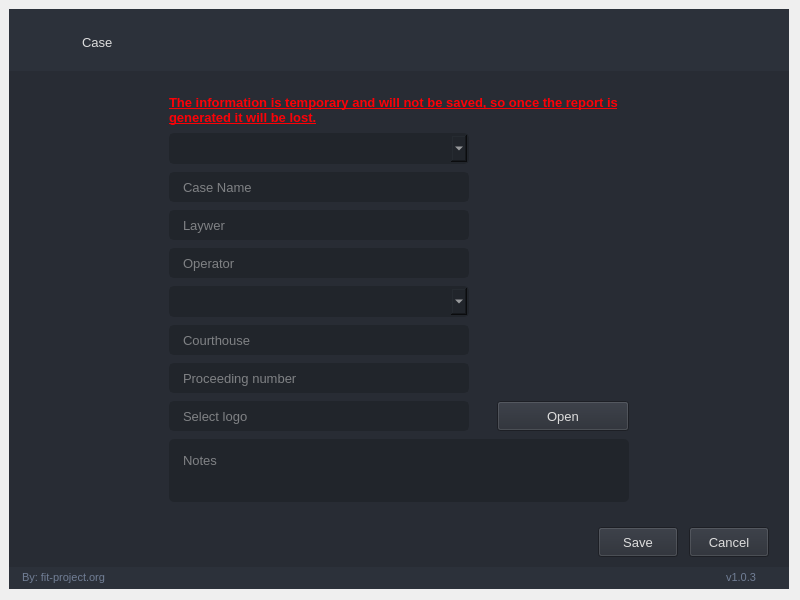
<?xml version="1.0" encoding="UTF-8"?>
<ui version="4.0">
 <class>case_dialog</class>
 <widget class="QDialog" name="case_dialog">
  <property name="geometry">
   <rect>
    <x>0</x>
    <y>0</y>
    <width>800</width>
    <height>600</height>
   </rect>
  </property>
  <property name="minimumSize">
   <size>
    <width>800</width>
    <height>600</height>
   </size>
  </property>
  <property name="maximumSize">
   <size>
    <width>800</width>
    <height>600</height>
   </size>
  </property>
  <property name="windowTitle">
   <string>FIT Case</string>
  </property>
  <widget class="QFrame" name="styleSheet">
   <property name="geometry">
    <rect>
     <x>-1</x>
     <y>-1</y>
     <width>800</width>
     <height>600</height>
    </rect>
   </property>
   <property name="maximumSize">
    <size>
     <width>800</width>
     <height>600</height>
    </size>
   </property>
   <property name="styleSheet">
    <string notr="true">

QWidget{
	color: rgb(221, 221, 221);
	font: 13px;
}

/* Tooltip */
QToolTip {
	color: #e06133;
	background-color: rgba(33, 37, 43, 180);
	border: 1px solid rgb(44, 49, 58);
	background-image: none;
	background-position: left center;
    background-repeat: no-repeat;
	border: none;
	border-left: 2px solid rgb(224, 97, 51);
	text-align: left;
	padding-left: 8px;
	margin: 0px;
}

/* Title Menu */
#title_right_info { font: 13px; }
#title_right_info { padding-left: 10px; }

/* Content App */
#content_top_bg{	
	background-color: rgb(33, 37, 43);
}
#content_bottom{
	border-top: 3px solid rgb(44, 49, 58);
}

/* Top Buttons */
#right_buttons_container .QPushButton { background-color: rgba(255, 255, 255, 0); border: none;  border-radius: 5px; }
#right_buttons_container .QPushButton:hover { background-color: rgb(44, 49, 57); border-style: solid; border-radius: 4px; }
#right_buttons_container .QPushButton:pressed { background-color: rgb(23, 26, 30); border-style: solid; border-radius: 4px; }


/* Bottom Bar */
#bottom_bar { background-color: rgb(44, 49, 58); }
#bottom_bar QLabel { font-size: 11px; color: rgb(113, 126, 149); padding-left: 10px; padding-right: 10px; padding-bottom: 2px; }


/* LineEdit */
QLineEdit {
	background-color: rgb(33, 37, 43);
	border-radius: 5px;
	border: 2px solid rgb(33, 37, 43);
	padding-left: 10px;
	selection-color: rgb(255, 255, 255);
	selection-background-color: rgb(255, 121, 198);
}
QLineEdit:hover {
	border: 2px solid rgb(64, 71, 88);
}
QLineEdit:focus {
	border: 2px solid rgb(91, 101, 124);
}

QLineEdit::disabled {
    color: rgba(255, 255, 255, 10%);
}

QLabel::disabled {
    color: rgba(255, 255, 255, 10%);
}

/* PlainTextEdit */
QPlainTextEdit {
	background-color: rgb(27, 29, 35);
	border-radius: 5px;
	padding: 10px;
	selection-color: rgb(255, 255, 255);
	selection-background-color: rgb(255, 121, 198);
}
QPlainTextEdit  QScrollBar:vertical {
    width: 8px;
 }
QPlainTextEdit  QScrollBar:horizontal {
    height: 8px;
 }
QPlainTextEdit:hover {
	border: 2px solid rgb(64, 71, 88);
}
QPlainTextEdit:focus {
	border: 2px solid rgb(91, 101, 124);
}

/* ScrollBars */
QScrollBar:horizontal {
    border: none;
    background: rgb(52, 59, 72);
    height: 8px;
    margin: 0px 21px 0 21px;
	border-radius: 0px;
}
QScrollBar::handle:horizontal {
    background: rgb(189, 147, 249);
    min-width: 25px;
	border-radius: 4px
}
QScrollBar::add-line:horizontal {
    border: none;
    background: rgb(55, 63, 77);
    width: 20px;
	border-top-right-radius: 4px;
    border-bottom-right-radius: 4px;
    subcontrol-position: right;
    subcontrol-origin: margin;
}
QScrollBar::sub-line:horizontal {
    border: none;
    background: rgb(55, 63, 77);
    width: 20px;
	border-top-left-radius: 4px;
    border-bottom-left-radius: 4px;
    subcontrol-position: left;
    subcontrol-origin: margin;
}
QScrollBar::up-arrow:horizontal, QScrollBar::down-arrow:horizontal
{
     background: none;
}
QScrollBar::add-page:horizontal, QScrollBar::sub-page:horizontal
{
     background: none;
}
 QScrollBar:vertical {
	border: none;
    background: rgb(52, 59, 72);
    width: 8px;
    margin: 21px 0 21px 0;
	border-radius: 0px;
 }
 QScrollBar::handle:vertical {	
	background: rgb(189, 147, 249);
    min-height: 25px;
	border-radius: 4px
 }
 QScrollBar::add-line:vertical {
     border: none;
    background: rgb(55, 63, 77);
     height: 20px;
	border-bottom-left-radius: 4px;
    border-bottom-right-radius: 4px;
     subcontrol-position: bottom;
     subcontrol-origin: margin;
 }
 QScrollBar::sub-line:vertical {
	border: none;
    background: rgb(55, 63, 77);
     height: 20px;
	border-top-left-radius: 4px;
    border-top-right-radius: 4px;
     subcontrol-position: top;
     subcontrol-origin: margin;
 }
 QScrollBar::up-arrow:vertical, QScrollBar::down-arrow:vertical {
     background: none;
 }

 QScrollBar::add-page:vertical, QScrollBar::sub-page:vertical {
     background: none;
 }

/* ComboBox */
QComboBox{
	background-color: rgb(33, 37, 43);
	border-radius: 5px;
	border: 2px solid rgb(33, 37, 43);
    padding-bottom: 5px;
    padding-top: 5px;
    padding-left: 10px;

}
QComboBox:hover{
	border: 2px solid rgb(64, 71, 88);
}
QComboBox::drop-down {
	subcontrol-origin: padding;
	subcontrol-position: top right;
	width: 25px; 
	border-left-width: 3px;
	border-left-color: rgba(39, 44, 54, 150);
	border-left-style: solid;
	border-top-right-radius: 3px;
	border-bottom-right-radius: 3px;	
	background-image: url(:/icons/icons/cil-arrow-bottom.png);
	background-position: center;
	background-repeat: no-reperat;
 }

QComboBox:!editable{
    selection-background-color: rgb(33, 37, 43);
}

QComboBox QAbstractItemView {
    border: none;
	background-color: rgb(0, 0, 0);
    padding:10px;
	selection-background-color: rgb(33, 37, 43);
}
</string>
   </property>
   <layout class="QVBoxLayout" name="styleSheetLayout">
    <property name="sizeConstraint">
     <enum>QLayout::SetMaximumSize</enum>
    </property>
    <property name="leftMargin">
     <number>10</number>
    </property>
    <property name="topMargin">
     <number>10</number>
    </property>
    <property name="rightMargin">
     <number>10</number>
    </property>
    <property name="bottomMargin">
     <number>10</number>
    </property>
    <item>
     <widget class="QFrame" name="bg_app">
      <property name="styleSheet">
       <string notr="true">background-color: rgb(44, 49, 58);</string>
      </property>
      <layout class="QVBoxLayout" name="bgAppLayout">
       <property name="leftMargin">
        <number>0</number>
       </property>
       <property name="rightMargin">
        <number>0</number>
       </property>
       <property name="bottomMargin">
        <number>0</number>
       </property>
       <item>
        <widget class="QFrame" name="content_box">
         <property name="frameShape">
          <enum>QFrame::NoFrame</enum>
         </property>
         <property name="frameShadow">
          <enum>QFrame::Raised</enum>
         </property>
         <layout class="QVBoxLayout" name="verticalLayout_2">
          <property name="spacing">
           <number>0</number>
          </property>
          <property name="leftMargin">
           <number>0</number>
          </property>
          <property name="topMargin">
           <number>0</number>
          </property>
          <property name="rightMargin">
           <number>0</number>
          </property>
          <property name="bottomMargin">
           <number>0</number>
          </property>
          <item>
           <widget class="QFrame" name="content_top_bg">
            <property name="minimumSize">
             <size>
              <width>0</width>
              <height>50</height>
             </size>
            </property>
            <property name="maximumSize">
             <size>
              <width>16777215</width>
              <height>50</height>
             </size>
            </property>
            <property name="frameShape">
             <enum>QFrame::NoFrame</enum>
            </property>
            <property name="frameShadow">
             <enum>QFrame::Raised</enum>
            </property>
            <layout class="QHBoxLayout" name="horizontalLayout">
             <property name="spacing">
              <number>0</number>
             </property>
             <property name="leftMargin">
              <number>0</number>
             </property>
             <property name="topMargin">
              <number>0</number>
             </property>
             <property name="rightMargin">
              <number>10</number>
             </property>
             <property name="bottomMargin">
              <number>0</number>
             </property>
             <item>
              <widget class="QFrame" name="left_box">
               <property name="sizePolicy">
                <sizepolicy hsizetype="Expanding" vsizetype="Preferred">
                 <horstretch>0</horstretch>
                 <verstretch>0</verstretch>
                </sizepolicy>
               </property>
               <property name="frameShape">
                <enum>QFrame::NoFrame</enum>
               </property>
               <property name="frameShadow">
                <enum>QFrame::Raised</enum>
               </property>
               <layout class="QHBoxLayout" name="horizontalLayout_3">
                <property name="spacing">
                 <number>0</number>
                </property>
                <property name="leftMargin">
                 <number>0</number>
                </property>
                <property name="topMargin">
                 <number>0</number>
                </property>
                <property name="rightMargin">
                 <number>0</number>
                </property>
                <property name="bottomMargin">
                 <number>0</number>
                </property>
                <item>
                 <widget class="QFrame" name="logo_container_2">
                  <property name="minimumSize">
                   <size>
                    <width>60</width>
                    <height>0</height>
                   </size>
                  </property>
                  <property name="maximumSize">
                   <size>
                    <width>60</width>
                    <height>16777215</height>
                   </size>
                  </property>
                  <layout class="QHBoxLayout" name="horizontalLayout_8">
                   <property name="leftMargin">
                    <number>0</number>
                   </property>
                   <property name="topMargin">
                    <number>0</number>
                   </property>
                   <property name="rightMargin">
                    <number>0</number>
                   </property>
                   <property name="bottomMargin">
                    <number>0</number>
                   </property>
                   <item>
                    <widget class="QLabel" name="top_logo">
                     <property name="minimumSize">
                      <size>
                       <width>42</width>
                       <height>42</height>
                      </size>
                     </property>
                     <property name="maximumSize">
                      <size>
                       <width>42</width>
                       <height>42</height>
                      </size>
                     </property>
                     <property name="text">
                      <string/>
                     </property>
                     <property name="pixmap">
                      <pixmap resource="resources.qrc">:/images/images/logo-42x42.png</pixmap>
                     </property>
                    </widget>
                   </item>
                  </layout>
                 </widget>
                </item>
                <item>
                 <widget class="QLabel" name="title_right_info">
                  <property name="sizePolicy">
                   <sizepolicy hsizetype="Preferred" vsizetype="Expanding">
                    <horstretch>0</horstretch>
                    <verstretch>0</verstretch>
                   </sizepolicy>
                  </property>
                  <property name="maximumSize">
                   <size>
                    <width>16777215</width>
                    <height>45</height>
                   </size>
                  </property>
                  <property name="text">
                   <string>Case</string>
                  </property>
                  <property name="alignment">
                   <set>Qt::AlignLeading|Qt::AlignLeft|Qt::AlignVCenter</set>
                  </property>
                 </widget>
                </item>
               </layout>
              </widget>
             </item>
             <item alignment="Qt::AlignRight">
              <widget class="QFrame" name="right_buttons_container">
               <property name="minimumSize">
                <size>
                 <width>0</width>
                 <height>28</height>
                </size>
               </property>
               <property name="frameShape">
                <enum>QFrame::NoFrame</enum>
               </property>
               <property name="frameShadow">
                <enum>QFrame::Raised</enum>
               </property>
               <layout class="QHBoxLayout" name="horizontalLayout_2">
                <property name="spacing">
                 <number>5</number>
                </property>
                <property name="leftMargin">
                 <number>0</number>
                </property>
                <property name="topMargin">
                 <number>0</number>
                </property>
                <property name="rightMargin">
                 <number>0</number>
                </property>
                <property name="bottomMargin">
                 <number>0</number>
                </property>
                <item>
                 <widget class="QPushButton" name="minimize_button">
                  <property name="minimumSize">
                   <size>
                    <width>28</width>
                    <height>28</height>
                   </size>
                  </property>
                  <property name="maximumSize">
                   <size>
                    <width>28</width>
                    <height>28</height>
                   </size>
                  </property>
                  <property name="cursor">
                   <cursorShape>PointingHandCursor</cursorShape>
                  </property>
                  <property name="toolTip">
                   <string/>
                  </property>
                  <property name="text">
                   <string/>
                  </property>
                  <property name="icon">
                   <iconset resource="resources.qrc">
                    <normaloff>:/icons/icons/icon_minimize-disabled.png</normaloff>:/icons/icons/icon_minimize-disabled.png</iconset>
                  </property>
                  <property name="iconSize">
                   <size>
                    <width>20</width>
                    <height>20</height>
                   </size>
                  </property>
                 </widget>
                </item>
                <item>
                 <widget class="QPushButton" name="close_button">
                  <property name="minimumSize">
                   <size>
                    <width>28</width>
                    <height>28</height>
                   </size>
                  </property>
                  <property name="maximumSize">
                   <size>
                    <width>28</width>
                    <height>28</height>
                   </size>
                  </property>
                  <property name="cursor">
                   <cursorShape>PointingHandCursor</cursorShape>
                  </property>
                  <property name="toolTip">
                   <string/>
                  </property>
                  <property name="text">
                   <string/>
                  </property>
                  <property name="icon">
                   <iconset resource="resources.qrc">
                    <normaloff>:/icons/icons/icon_close-disabled.png</normaloff>:/icons/icons/icon_close-disabled.png</iconset>
                  </property>
                  <property name="iconSize">
                   <size>
                    <width>20</width>
                    <height>20</height>
                   </size>
                  </property>
                 </widget>
                </item>
               </layout>
              </widget>
             </item>
            </layout>
           </widget>
          </item>
          <item>
           <widget class="QFrame" name="content_bottom">
            <property name="frameShape">
             <enum>QFrame::NoFrame</enum>
            </property>
            <property name="frameShadow">
             <enum>QFrame::Raised</enum>
            </property>
            <layout class="QVBoxLayout" name="verticalLayout_6">
             <property name="spacing">
              <number>0</number>
             </property>
             <property name="sizeConstraint">
              <enum>QLayout::SetDefaultConstraint</enum>
             </property>
             <property name="leftMargin">
              <number>0</number>
             </property>
             <property name="topMargin">
              <number>0</number>
             </property>
             <property name="rightMargin">
              <number>0</number>
             </property>
             <property name="bottomMargin">
              <number>0</number>
             </property>
             <item>
              <widget class="QFrame" name="content">
               <property name="maximumSize">
                <size>
                 <width>16777215</width>
                 <height>16777215</height>
                </size>
               </property>
               <property name="styleSheet">
                <string notr="true">background-color: rgb(40, 44, 52);
</string>
               </property>
               <property name="frameShape">
                <enum>QFrame::NoFrame</enum>
               </property>
               <property name="frameShadow">
                <enum>QFrame::Raised</enum>
               </property>
               <layout class="QHBoxLayout" name="horizontalLayout_4">
                <property name="spacing">
                 <number>0</number>
                </property>
                <property name="leftMargin">
                 <number>0</number>
                </property>
                <property name="topMargin">
                 <number>0</number>
                </property>
                <property name="rightMargin">
                 <number>0</number>
                </property>
                <property name="bottomMargin">
                 <number>0</number>
                </property>
                <item>
                 <widget class="QFrame" name="case_info">
                  <property name="maximumSize">
                   <size>
                    <width>16777215</width>
                    <height>409</height>
                   </size>
                  </property>
                  <layout class="QHBoxLayout" name="caseInfo">
                   <property name="leftMargin">
                    <number>1</number>
                   </property>
                   <property name="topMargin">
                    <number>1</number>
                   </property>
                   <property name="rightMargin">
                    <number>1</number>
                   </property>
                   <property name="bottomMargin">
                    <number>1</number>
                   </property>
                   <item>
                    <spacer name="leftSpacer1">
                     <property name="orientation">
                      <enum>Qt::Horizontal</enum>
                     </property>
                     <property name="sizeType">
                      <enum>QSizePolicy::Expanding</enum>
                     </property>
                     <property name="sizeHint" stdset="0">
                      <size>
                       <width>40</width>
                       <height>20</height>
                      </size>
                     </property>
                    </spacer>
                   </item>
                   <item>
                    <widget class="QFrame" name="form">
                     <property name="minimumSize">
                      <size>
                       <width>460</width>
                       <height>0</height>
                      </size>
                     </property>
                     <property name="maximumSize">
                      <size>
                       <width>16777215</width>
                       <height>16777215</height>
                      </size>
                     </property>
                     <layout class="QVBoxLayout" name="form_layout">
                      <property name="spacing">
                       <number>8</number>
                      </property>
                      <property name="leftMargin">
                       <number>0</number>
                      </property>
                      <property name="topMargin">
                       <number>0</number>
                      </property>
                      <property name="rightMargin">
                       <number>0</number>
                      </property>
                      <property name="bottomMargin">
                       <number>0</number>
                      </property>
                      <item>
                       <widget class="QLabel" name="temporary_msg">
                        <property name="text">
                         <string>&lt;html&gt;&lt;head/&gt;&lt;body&gt;&lt;p&gt;&lt;span style=&quot; font-weight:600; text-decoration: underline; color:#fc0107;&quot;&gt;The information is temporary and will not be saved, so once the report is generated it will be lost.&lt;/span&gt;&lt;/p&gt;&lt;/body&gt;&lt;/html&gt;</string>
                        </property>
                        <property name="wordWrap">
                         <bool>true</bool>
                        </property>
                        <property name="margin">
                         <number>0</number>
                        </property>
                       </widget>
                      </item>
                      <item>
                       <widget class="QComboBox" name="name">
                        <property name="maximumSize">
                         <size>
                          <width>300</width>
                          <height>16777215</height>
                         </size>
                        </property>
                        <property name="autoFillBackground">
                         <bool>false</bool>
                        </property>
                        <property name="styleSheet">
                         <string notr="true">background-color: rgb(33, 37, 43);</string>
                        </property>
                        <property name="editable">
                         <bool>true</bool>
                        </property>
                        <property name="iconSize">
                         <size>
                          <width>16</width>
                          <height>16</height>
                         </size>
                        </property>
                        <property name="frame">
                         <bool>true</bool>
                        </property>
                       </widget>
                      </item>
                      <item>
                       <widget class="QLineEdit" name="temporary_name">
                        <property name="minimumSize">
                         <size>
                          <width>0</width>
                          <height>30</height>
                         </size>
                        </property>
                        <property name="maximumSize">
                         <size>
                          <width>300</width>
                          <height>16777215</height>
                         </size>
                        </property>
                        <property name="styleSheet">
                         <string notr="true">background-color: rgb(33, 37, 43);</string>
                        </property>
                        <property name="text">
                         <string/>
                        </property>
                        <property name="placeholderText">
                         <string>Case Name</string>
                        </property>
                       </widget>
                      </item>
                      <item>
                       <widget class="QLineEdit" name="lawyer_name">
                        <property name="minimumSize">
                         <size>
                          <width>0</width>
                          <height>30</height>
                         </size>
                        </property>
                        <property name="maximumSize">
                         <size>
                          <width>300</width>
                          <height>16777215</height>
                         </size>
                        </property>
                        <property name="styleSheet">
                         <string notr="true">background-color: rgb(33, 37, 43);</string>
                        </property>
                        <property name="text">
                         <string/>
                        </property>
                        <property name="placeholderText">
                         <string>Laywer</string>
                        </property>
                       </widget>
                      </item>
                      <item>
                       <widget class="QLineEdit" name="operator">
                        <property name="minimumSize">
                         <size>
                          <width>0</width>
                          <height>30</height>
                         </size>
                        </property>
                        <property name="maximumSize">
                         <size>
                          <width>300</width>
                          <height>16777215</height>
                         </size>
                        </property>
                        <property name="styleSheet">
                         <string notr="true">background-color: rgb(33, 37, 43);</string>
                        </property>
                        <property name="text">
                         <string/>
                        </property>
                        <property name="placeholderText">
                         <string>Operator</string>
                        </property>
                       </widget>
                      </item>
                      <item>
                       <widget class="QComboBox" name="proceeding_type">
                        <property name="maximumSize">
                         <size>
                          <width>300</width>
                          <height>16777215</height>
                         </size>
                        </property>
                        <property name="mouseTracking">
                         <bool>true</bool>
                        </property>
                        <property name="autoFillBackground">
                         <bool>false</bool>
                        </property>
                        <property name="styleSheet">
                         <string notr="true">background-color: rgb(33, 37, 43);</string>
                        </property>
                        <property name="editable">
                         <bool>true</bool>
                        </property>
                        <property name="currentText">
                         <string notr="true"/>
                        </property>
                        <property name="iconSize">
                         <size>
                          <width>16</width>
                          <height>16</height>
                         </size>
                        </property>
                        <property name="frame">
                         <bool>true</bool>
                        </property>
                       </widget>
                      </item>
                      <item>
                       <widget class="QLineEdit" name="courthouse">
                        <property name="minimumSize">
                         <size>
                          <width>0</width>
                          <height>30</height>
                         </size>
                        </property>
                        <property name="maximumSize">
                         <size>
                          <width>300</width>
                          <height>16777215</height>
                         </size>
                        </property>
                        <property name="styleSheet">
                         <string notr="true">background-color: rgb(33, 37, 43);</string>
                        </property>
                        <property name="text">
                         <string/>
                        </property>
                        <property name="placeholderText">
                         <string>Courthouse</string>
                        </property>
                       </widget>
                      </item>
                      <item>
                       <widget class="QLineEdit" name="proceeding_number">
                        <property name="minimumSize">
                         <size>
                          <width>0</width>
                          <height>30</height>
                         </size>
                        </property>
                        <property name="maximumSize">
                         <size>
                          <width>300</width>
                          <height>16777215</height>
                         </size>
                        </property>
                        <property name="styleSheet">
                         <string notr="true">background-color: rgb(33, 37, 43);</string>
                        </property>
                        <property name="text">
                         <string/>
                        </property>
                        <property name="placeholderText">
                         <string>Proceeding number</string>
                        </property>
                       </widget>
                      </item>
                      <item>
                       <widget class="QFrame" name="logo_container">
                        <property name="minimumSize">
                         <size>
                          <width>0</width>
                          <height>0</height>
                         </size>
                        </property>
                        <property name="maximumSize">
                         <size>
                          <width>16777215</width>
                          <height>40</height>
                         </size>
                        </property>
                        <property name="frameShape">
                         <enum>QFrame::NoFrame</enum>
                        </property>
                        <property name="frameShadow">
                         <enum>QFrame::Raised</enum>
                        </property>
                        <layout class="QHBoxLayout" name="logo_layout">
                         <property name="leftMargin">
                          <number>0</number>
                         </property>
                         <property name="topMargin">
                          <number>0</number>
                         </property>
                         <property name="rightMargin">
                          <number>0</number>
                         </property>
                         <property name="bottomMargin">
                          <number>0</number>
                         </property>
                         <item>
                          <widget class="QLineEdit" name="logo">
                           <property name="minimumSize">
                            <size>
                             <width>300</width>
                             <height>30</height>
                            </size>
                           </property>
                           <property name="maximumSize">
                            <size>
                             <width>300</width>
                             <height>16777215</height>
                            </size>
                           </property>
                           <property name="styleSheet">
                            <string notr="true">background-color: rgb(33, 37, 43);</string>
                           </property>
                           <property name="text">
                            <string/>
                           </property>
                           <property name="placeholderText">
                            <string>Select logo</string>
                           </property>
                          </widget>
                         </item>
                         <item>
                          <widget class="QLabel" name="label">
                           <property name="maximumSize">
                            <size>
                             <width>16</width>
                             <height>16</height>
                            </size>
                           </property>
                           <property name="text">
                            <string/>
                           </property>
                           <property name="pixmap">
                            <pixmap resource="resources.qrc">:/icons/icons/info-circle-disabled.png</pixmap>
                           </property>
                           <property name="scaledContents">
                            <bool>true</bool>
                           </property>
                          </widget>
                         </item>
                         <item>
                          <widget class="QPushButton" name="logo_button">
                           <property name="minimumSize">
                            <size>
                             <width>0</width>
                             <height>30</height>
                            </size>
                           </property>
                           <property name="maximumSize">
                            <size>
                             <width>1677721</width>
                             <height>16777215</height>
                            </size>
                           </property>
                           <property name="cursor">
                            <cursorShape>PointingHandCursor</cursorShape>
                           </property>
                           <property name="text">
                            <string>Open</string>
                           </property>
                           <property name="icon">
                            <iconset resource="resources.qrc">
                             <normaloff>:/icons/icons/cil-folder-open.png</normaloff>:/icons/icons/cil-folder-open.png</iconset>
                           </property>
                          </widget>
                         </item>
                        </layout>
                       </widget>
                      </item>
                      <item>
                       <widget class="QPlainTextEdit" name="notes">
                        <property name="minimumSize">
                         <size>
                          <width>0</width>
                          <height>0</height>
                         </size>
                        </property>
                        <property name="maximumSize">
                         <size>
                          <width>16777215</width>
                          <height>16777215</height>
                         </size>
                        </property>
                        <property name="styleSheet">
                         <string notr="true">background-color: rgb(33, 37, 43);</string>
                        </property>
                        <property name="placeholderText">
                         <string>Notes</string>
                        </property>
                       </widget>
                      </item>
                     </layout>
                    </widget>
                   </item>
                   <item>
                    <spacer name="rigthSpacer1">
                     <property name="orientation">
                      <enum>Qt::Horizontal</enum>
                     </property>
                     <property name="sizeHint" stdset="0">
                      <size>
                       <width>40</width>
                       <height>20</height>
                      </size>
                     </property>
                    </spacer>
                   </item>
                  </layout>
                 </widget>
                </item>
               </layout>
              </widget>
             </item>
             <item>
              <widget class="QFrame" name="buttons">
               <property name="maximumSize">
                <size>
                 <width>16777215</width>
                 <height>40</height>
                </size>
               </property>
               <property name="styleSheet">
                <string notr="true">background-color: rgb(40, 44, 52);</string>
               </property>
               <layout class="QHBoxLayout" name="horizontalLayout_6">
                <property name="leftMargin">
                 <number>20</number>
                </property>
                <property name="topMargin">
                 <number>0</number>
                </property>
                <property name="rightMargin">
                 <number>20</number>
                </property>
                <property name="bottomMargin">
                 <number>20</number>
                </property>
                <item>
                 <spacer name="left_spacer">
                  <property name="orientation">
                   <enum>Qt::Horizontal</enum>
                  </property>
                  <property name="sizeHint" stdset="0">
                   <size>
                    <width>40</width>
                    <height>20</height>
                   </size>
                  </property>
                 </spacer>
                </item>
                <item>
                 <widget class="QPushButton" name="save_button">
                  <property name="enabled">
                   <bool>true</bool>
                  </property>
                  <property name="minimumSize">
                   <size>
                    <width>80</width>
                    <height>30</height>
                   </size>
                  </property>
                  <property name="cursor">
                   <cursorShape>PointingHandCursor</cursorShape>
                  </property>
                  <property name="layoutDirection">
                   <enum>Qt::LeftToRight</enum>
                  </property>
                  <property name="styleSheet">
                   <string notr="true">QPushButton:disabled {background-color: rgb(52, 59, 72); color: rgba(255, 255, 255, 10%) }</string>
                  </property>
                  <property name="text">
                   <string>Save</string>
                  </property>
                 </widget>
                </item>
                <item>
                 <spacer name="between_spacer">
                  <property name="orientation">
                   <enum>Qt::Horizontal</enum>
                  </property>
                  <property name="sizeType">
                   <enum>QSizePolicy::Minimum</enum>
                  </property>
                  <property name="sizeHint" stdset="0">
                   <size>
                    <width>5</width>
                    <height>20</height>
                   </size>
                  </property>
                 </spacer>
                </item>
                <item>
                 <widget class="QPushButton" name="cancel_button">
                  <property name="enabled">
                   <bool>true</bool>
                  </property>
                  <property name="minimumSize">
                   <size>
                    <width>80</width>
                    <height>30</height>
                   </size>
                  </property>
                  <property name="cursor">
                   <cursorShape>PointingHandCursor</cursorShape>
                  </property>
                  <property name="layoutDirection">
                   <enum>Qt::LeftToRight</enum>
                  </property>
                  <property name="styleSheet">
                   <string notr="true">:disabled {background-color: rgb(52, 59, 72); color: rgba(255, 255, 255, 10%) }</string>
                  </property>
                  <property name="text">
                   <string>Cancel</string>
                  </property>
                 </widget>
                </item>
               </layout>
              </widget>
             </item>
             <item>
              <widget class="QFrame" name="bottom_bar">
               <property name="minimumSize">
                <size>
                 <width>0</width>
                 <height>22</height>
                </size>
               </property>
               <property name="maximumSize">
                <size>
                 <width>16777215</width>
                 <height>22</height>
                </size>
               </property>
               <property name="frameShape">
                <enum>QFrame::NoFrame</enum>
               </property>
               <property name="frameShadow">
                <enum>QFrame::Raised</enum>
               </property>
               <layout class="QHBoxLayout" name="horizontalLayout_5">
                <property name="spacing">
                 <number>0</number>
                </property>
                <property name="leftMargin">
                 <number>0</number>
                </property>
                <property name="topMargin">
                 <number>0</number>
                </property>
                <property name="rightMargin">
                 <number>0</number>
                </property>
                <property name="bottomMargin">
                 <number>0</number>
                </property>
                <item>
                 <widget class="QLabel" name="credits_label">
                  <property name="maximumSize">
                   <size>
                    <width>16777215</width>
                    <height>16</height>
                   </size>
                  </property>
                  <property name="text">
                   <string>By: fit-project.org</string>
                  </property>
                  <property name="alignment">
                   <set>Qt::AlignLeading|Qt::AlignLeft|Qt::AlignVCenter</set>
                  </property>
                 </widget>
                </item>
                <item>
                 <widget class="QLabel" name="version">
                  <property name="text">
                   <string>v1.0.3</string>
                  </property>
                  <property name="alignment">
                   <set>Qt::AlignRight|Qt::AlignTrailing|Qt::AlignVCenter</set>
                  </property>
                 </widget>
                </item>
                <item>
                 <widget class="QFrame" name="frame_size_grip">
                  <property name="minimumSize">
                   <size>
                    <width>20</width>
                    <height>0</height>
                   </size>
                  </property>
                  <property name="maximumSize">
                   <size>
                    <width>20</width>
                    <height>16777215</height>
                   </size>
                  </property>
                  <property name="frameShape">
                   <enum>QFrame::NoFrame</enum>
                  </property>
                  <property name="frameShadow">
                   <enum>QFrame::Raised</enum>
                  </property>
                 </widget>
                </item>
               </layout>
              </widget>
             </item>
            </layout>
           </widget>
          </item>
         </layout>
        </widget>
       </item>
      </layout>
     </widget>
    </item>
   </layout>
  </widget>
 </widget>
 <resources>
  <include location="resources.qrc"/>
  <include location="resources.qrc"/>
 </resources>
 <connections/>
</ui>
